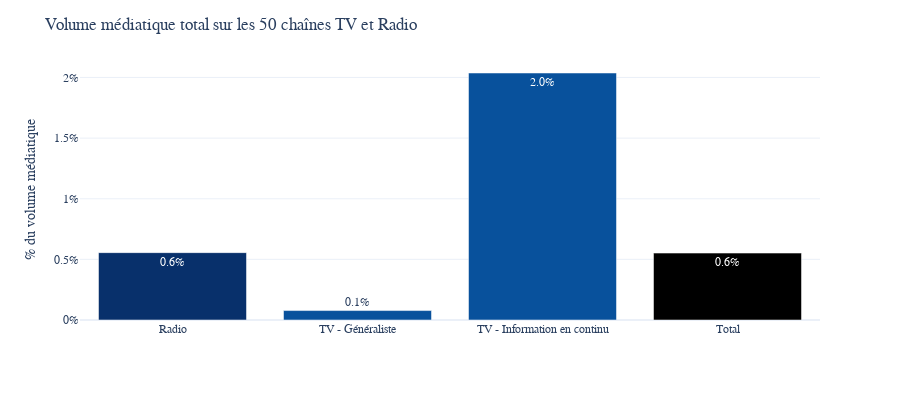

Notebook code for this chart:
### Code cell
fig = px.bar(media_time.reset_index(),x = "index",y = "media_part",height = 400,text_auto = ".1%")
fig.update_layout(yaxis_tickformat='0%',
                  title = "Volume médiatique total sur les 50 chaînes TV et Radio",
                  font_family="Poppins",yaxis_title="% du volume médiatique",xaxis_title = "")
fig.update_traces(marker_color=[COLOR_RADIO,COLOR_TV,COLOR_TV])
fig

### Figure 1 — Plotly figure (JSON) as saved in the notebook; plotly's stock layout.template omitted (floating-point values rounded to 4 significant figures)
{"data": [{"alignmentgroup": "True", "hovertemplate": "index=%{x}<br>media_part=%{y}<extra></extra>", "legendgroup": "", "marker": {"color": ["#08306b", "#08519c", "#08519c"], "pattern": {"shape": ""}}, "name": "", "offsetgroup": "", "orientation": "v", "showlegend": false, "textposition": "auto", "texttemplate": "%{y:.1%}", "x": ["Radio", "TV - Généraliste", "TV - Information en continu", "Total"], "xaxis": "x", "y": [0.005556, 0.0007797, 0.02037, 0.005519], "yaxis": "y", "type": "bar"}], "layout": {"xaxis": {"anchor": "y", "domain": [0, 1], "title": {"text": ""}}, "yaxis": {"anchor": "x", "domain": [0, 1], "title": {"text": "% du volume médiatique"}, "tickformat": "0%"}, "legend": {"tracegroupgap": 0}, "margin": {"t": 60}, "barmode": "relative", "height": 400, "font": {"family": "Poppins"}, "title": {"text": "Volume médiatique total sur les 50 chaînes TV et Radio"}}}
